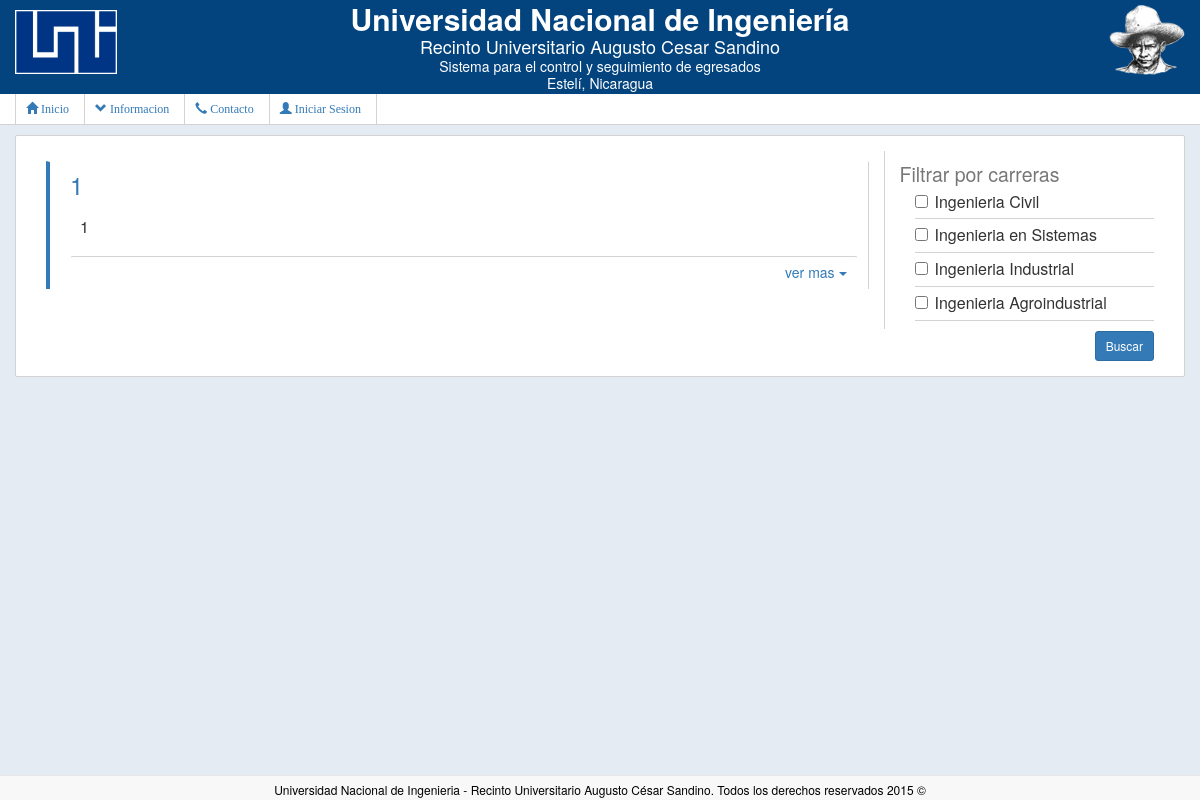
Page /index.php/publicaciones/Cursos on the committed database.
### tables this page shows
CREATE TABLE `carrera` (
  `carrera_id` int(11) NOT NULL AUTO_INCREMENT,
  `nombre_carrera` varchar(45) NOT NULL,
  PRIMARY KEY (`carrera_id`)
);

### application/controllers/Publicaciones.php (called while the page is built, shortened)
<?php defined('BASEPATH') OR exit('No direct script access allowed');
	class Publicaciones extends CI_Controller{
		function __construct(){
			$this->load->library("session");
			$this->load->helper(array("sesion","fecha"));
		}
		public function Cursos(){
			$this->load->model("curso_model");
			$this->load->model("listas_model");
			if(isset($_POST["carrera"])){
				$data["carrera"] = $this->input->post("carrera");
				$where_in["nombre_carrera"] = $this->input->post("carrera");
				$data["cursos"] = $this->curso_model->listar(array("visible"=>TRUE),null,null,$where_in);
			}else{
				$data["cursos"] = $this->curso_model->listar(array("visible"=>TRUE));
			}
			$data["carreras"] = $this->listas_model->listarCarreras();
			$this->load->view("cabecera");
			$this->load->view("nav");
			$this->load->view("publicacion/cursos",$data);
			$this->load->view("footer");
		}
	}
?>

### index.php (called while the page is built, shortened)
<?php
require_once BASEPATH.'core/CodeIgniter.php';

### application/models/publicacion_model.php (called while the page is built, shortened)
<?php
	class Publicacion_model extends CI_Model{
		private $view_name = null;
		function __construct($view_name){
			$this->view_name=$view_name;
		}
		function listar($where = "",$like = "",$order_by="",$where_in="",$fields = ""){
			if($where != ""){
				$this->db->where($where);
			}
			return $this->db->get($this->view_name);
		}
	}
?>

### application/models/listas_model.php (called while the page is built, shortened)
<?php defined('BASEPATH') OR exit('No direct script access allowed');
	class Listas_model extends CI_Model{
		function listarCarreras(){
			return $this->db->get("carrera");
		}
	}
?>

### application/views/publicacion/cursos.php (the view, shortened to what this page needs)
<div class="container no-padding">
<div class="contenido">
		<div class="col-md-9 col-lg-9" style="border-right:1px solid lightgray">
			<?php
				if(isset($cursos) && !empty($cursos)){
					foreach ($cursos->result() as $row) {
						echo "<div class='post'>";
						echo "<h3>$row->nombre_curso</h3>";
						echo "<p class=''>$row->descripcion</p>";
						?>
						<?
						echo "<button class='btn btn-link btn-sm' >ver mas <span class='caret'></span></button>";
						echo "</div>";
					}
				}else{
					echo "<p class='bg-primary'>No hay publicaciones de becas</p>";
				}
			?>
		</div>
		<div class="col-md-3 col-lg-3" >
			<h2><small>Filtrar por carreras</small></h2>
			<form method="post" action="<?=base_url("Publicaciones/Cursos")?>">
				<ul class="filtro">
					<?php
						if(isset($carreras) && !empty($carreras)){
							foreach ($carreras->result() as $row) {
								echo "<li><div class='checkbox'>";
								echo "<label for='carr_" . $row->carrera_id . "'> <input type='checkbox' id='carr_" . $row->carrera_id . "' name='carrera' value='$row->carrera_id'> $row->nombre_carrera</label>";
								echo "</div></li>";
							}
						}
					?>
				</ul>
				<button class="btn btn-sm btn-primary pull-right">Buscar</button>
			</form>
		</div>
	</div>
</div>

### public/css/default.css (style rules this page uses)
h1,h2,h3,h4,h5 { margin: 2px 0px; }
html,body { padding-bottom: 4px; }
body { //background-color: rgba(245,245,245,1.0); background-color: #E5EBF2; }
.contenido { background-color: white; padding: 15px 15px; border-radius: 2px; margin: 10px 0px; border:1px solid lightgray; display: block; overflow: auto; }
.no-padding { padding:0px 0px; }

### application/views/publicacion/cursos.php (style rules this page uses)
body { overflow-y: scroll; }
.post { border-top: 1px solid white; border-right: 1px solid lightgray; border-left: 4px solid #337ab7; margin-top: 10px; margin-bottom:40px; padding: 8px 10px; padding-left:20px; padding-bottom: 0px; background-color: none; }
.post p { font-family: "Helvetica Neue",Helvetica,Arial,sans-serif; padding: 10px 10px; //border:1px solid lightgray; line-height: 18px; font-size: 16px; }
.post h3 { font-weight: none; color: #337ab7; margin-bottom: 10px; }
.post .btn-link { outline: none; border-top: 1px solid lightgray; display: block; text-align: right; width: 100%; font-size: 14px; }
.filtro { margin-top: 5px; padding-left: 15px; list-style: none; }
.filtro li { font-size: 16px; padding: 0px 0px; border-bottom: 1px solid lightgray; }
.checkbox { margin: 5px 0px; }

### rows in the picture
carrera: nombre_carrera "Ingenieria Civil"
carrera: nombre_carrera "Ingenieria en Sistemas"
carrera: nombre_carrera "Ingenieria Industrial"
carrera: nombre_carrera "Ingenieria Agroindustrial"

### other values in the picture
$row->nombre_curso "1"
$row->descripcion "1"
